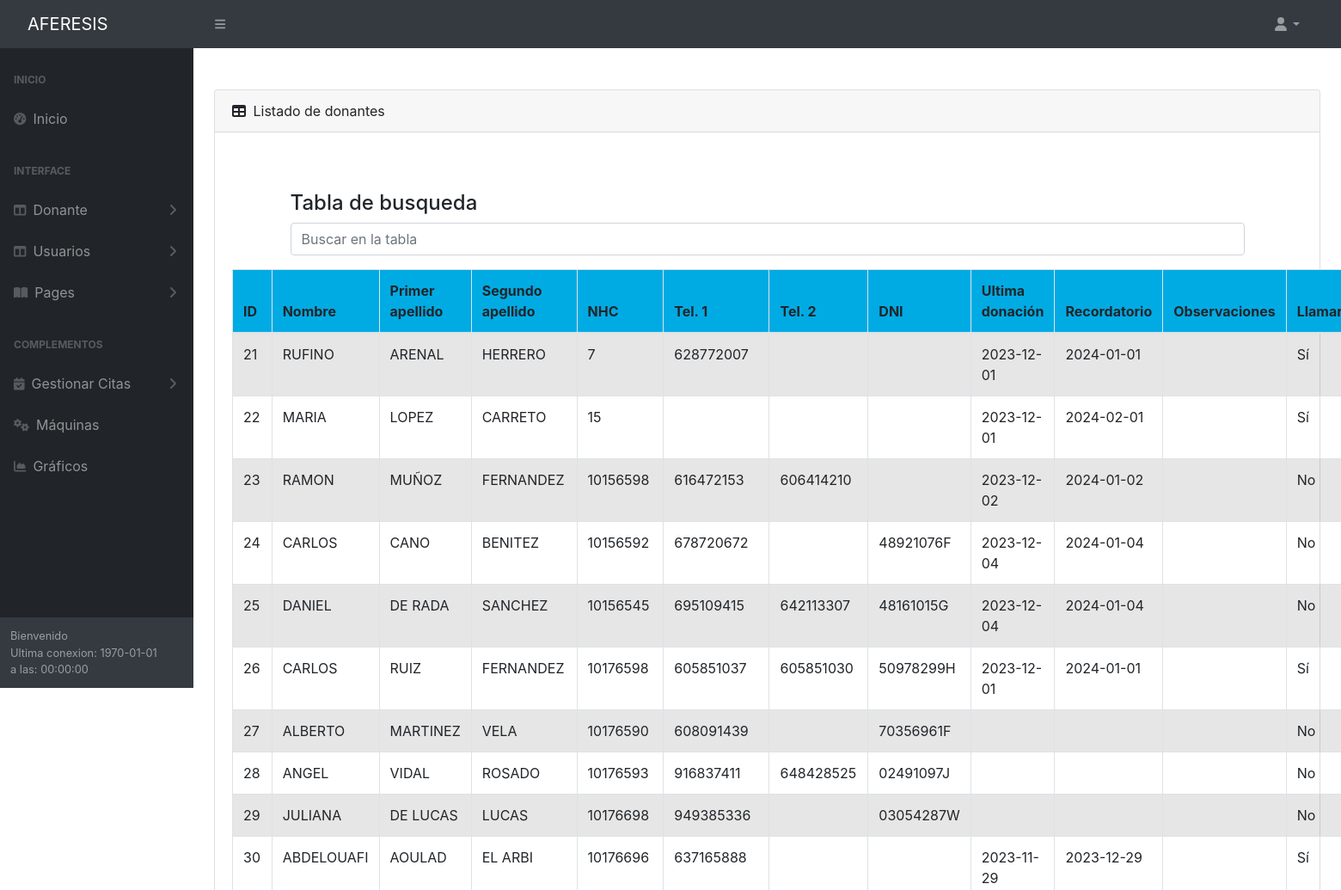
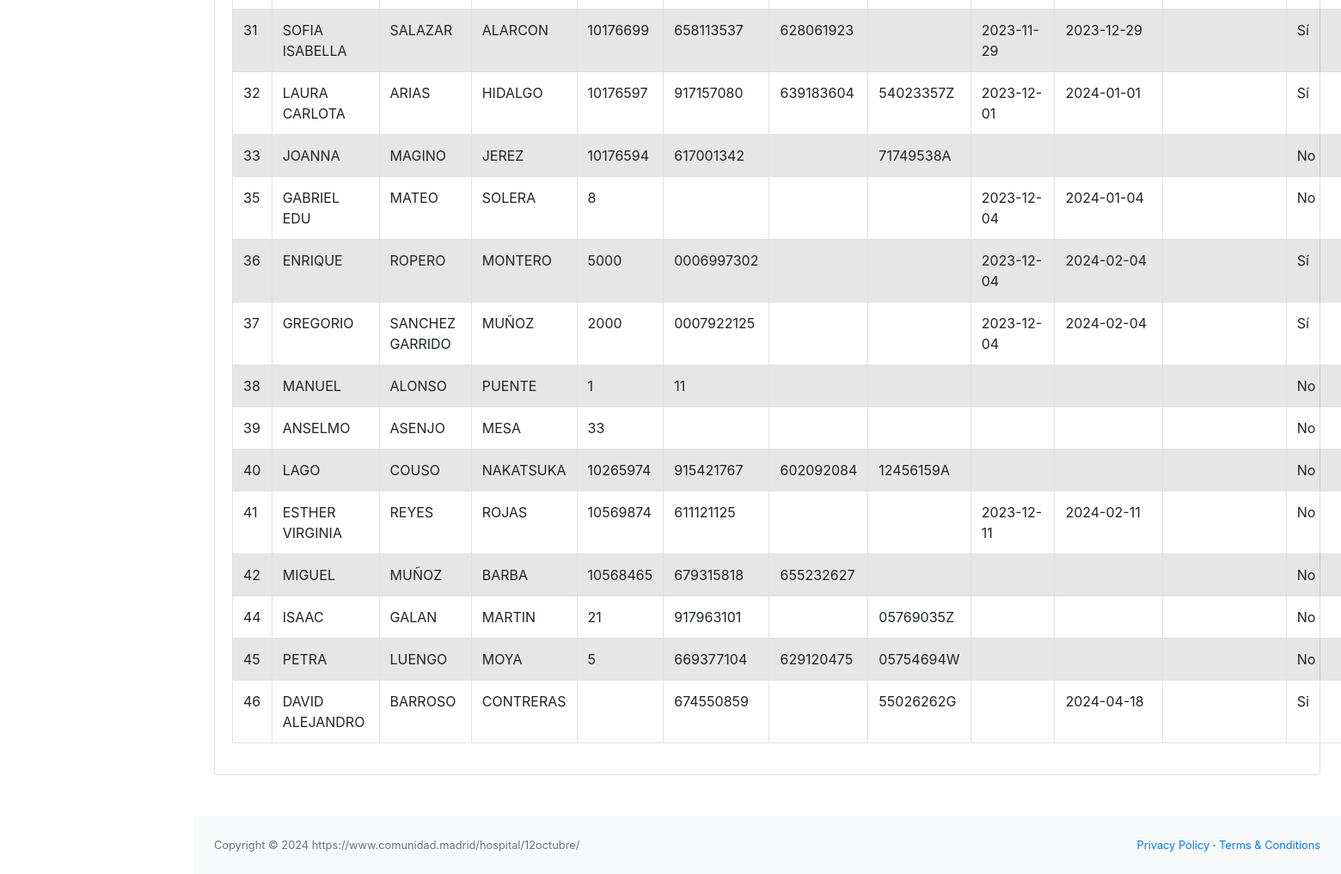
/listarDonantes.php, run on the app's committed database (2 pictures, top to bottom).
### tables this page shows
CREATE TABLE `donante` (
  `id_donante` int(11) NOT NULL,
  `nombre` varchar(255) DEFAULT NULL,
  `apellido1` varchar(255) DEFAULT NULL,
  `apellido2` varchar(255) DEFAULT NULL,
  `nhc` varchar(20) DEFAULT NULL,
  `telef1` varchar(100) DEFAULT NULL,
  `telef2` varchar(100) DEFAULT NULL,
  `dni` varchar(20) DEFAULT NULL,
  `ultima_donacion` date DEFAULT NULL,
  `recordatorio` varchar(255) DEFAULT NULL,
  `observaciones` varchar(255) DEFAULT NULL,
  `llamar` varchar(255) NOT NULL DEFAULT 'No',
  `cipa` varchar(255) DEFAULT NULL,
  `acepto_comunicacion` varchar(3) DEFAULT NULL,
  `fecha_nacimiento` date DEFAULT NULL,
  `citable` varchar(10) DEFAULT NULL
);

### config/Conexion.php (called while the page is built)
<?php
class Conexion{
    private $servername='localhost';
    private $username='clinicsys';
    private $password='_8Q(iaZL3y_HmMf7';
    private $dbname='clinicsys';
    private $conn;
    public function __construct(){
        try {
        $this->conn = new PDO("mysql:host=$this->servername; dbname=$this->dbname;charset=utf8",$this->username,$this->password);
        $this->conn->setAttribute(PDO::ATTR_ERRMODE, PDO::ERRMODE_EXCEPTION);
        } catch (PDOException $e) {
        echo "conexión fallida: ". $e->getMessage();
        }
    }
    public function getConexion(){
        return $this->conn;
    }
}

### Donante.php (the view, shortened to what this page needs)
<?php
class Donante
{
    private $pdo;
    public function __construct() {
        require_once "config/Conexion.php";
        $this->pdo = (new Conexion())->getConexion();
    }
    public function listarDonantesNew(){
        try {
            $sql = "SELECT id_donante, nombre, apellido1, apellido2, nhc, telef1, telef2, dni, ultima_donacion, recordatorio, observaciones, llamar, cipa, acepto_comunicacion, fecha_nacimiento, citable FROM donante";
            $stm = $this->pdo->prepare($sql);
            $stm->execute();
            $stm->setFetchMode(PDO::FETCH_ASSOC);
            if($stm->rowCount() > 0){
                echo "<table id='mitablaDonanteListar' class='table table-striped table-hover table-bordered'>
                <thead>
                <tr>
                    <th>ID</th>
                    <th>Nombre</th>
                    <th>Primer apellido</th>
                    <th>Segundo apellido</th>
                    <th>NHC</th>
                    <th>Tel. 1</th>
                    <th>Tel. 2</th>
                    <th>DNI</th>
                    <th>Ultima donación</th>
                    <th>Recordatorio</th>
                    <th>Observaciones</th>
                    <th>Llamar</th>
                    <th>Cipa</th>
                    <th>Acepto comunicación</th>
                    <th>Fecha nacimiento</th>
                    <th>Citable</th>
                </tr>
                </thead>";
                foreach ($stm->fetchAll() as $row) {
                    echo"<tr>
                                <td>".$row['id_donante']."</td>
                                <td>".$row['nombre']."</td>
                                <td>".$row['apellido1']."</td>
                                <td>".$row['apellido2']."</td>
                                <td>".$row['nhc']."</td>
                                <td>".$row['telef1']."</td>
                                <td>".$row['telef2']."</td>
                                <td>".$row['dni']."</td>
                                <td>".$row['ultima_donacion']."</td>
                                <td>".$row['recordatorio']."</td>
                                <td>".$row['observaciones']."</td>
                                <td>".$row['llamar']."</td>
                                <td>".$row['cipa']."</td>
                                <td>".$row['acepto_comunicacion']."</td>
                                <td>".$row['fecha_nacimiento']."</td>
                                <td>".$row['citable']."</td>
                        </tr>";
                }
                echo "</table>";
            }else{
                echo "No hay datos disponibles";
            }
           } catch (PDOException $e) {
            echo "Error en la consulta: ". $e->getMessage();
           }
    }
}

### includes/header.php (shortened to what this page needs)
<!DOCTYPE html>
<html lang="en">
    <head>
        <link href="https://cdn.jsdelivr.net/npm/simple-datatables@7.1.2/dist/style.min.css" rel="stylesheet" />
        <link href="css/styles.css" rel="stylesheet" />
        <link rel="stylesheet" href="https://maxcdn.bootstrapcdn.com/bootstrap/4.5.2/css/bootstrap.min.css">
         <link rel="stylesheet" href="https://cdn.datatables.net/1.10.21/css/jquery.dataTables.min.css">
    </head>
    <body class="sb-nav-fixed" >
        <nav class="sb-topnav navbar navbar-expand navbar-dark bg-dark">
            <a class="navbar-brand ps-3" href="inicio.php">AFERESIS</a>
            <button class="btn btn-link btn-sm order-1 order-lg-0 me-4 me-lg-0" id="sidebarToggle" href="#!" title="Pantalla completa"><i class="fas fa-bars"></i></button>
            <ul class="navbar-nav ms-auto ms-md-0 me-3 me-lg-4 me-auto d-flex">
                <li class="nav-item dropdown">
                    <a class="nav-link dropdown-toggle" id="navbarDropdown" href="#" role="button" data-bs-toggle="dropdown" aria-expanded="false"><i class="fas fa-user fa-fw"></i></a>
                </li>
            </ul>
        </nav>

### includes/aside.php (shortened to what this page needs)
<div id="layoutSidenav">
            <div id="layoutSidenav_nav">
                <nav class="sb-sidenav accordion sb-sidenav-dark" id="sidenavAccordion">
                    <div class="sb-sidenav-menu">
                        <div class="nav">
                            <div class="sb-sidenav-menu-heading">Inicio</div>
                            <a class="nav-link" href="inicio.php">
                                <div class="sb-nav-link-icon"><i class="fas fa-tachometer-alt"></i></div>
                                Inicio
                            </a>
                            <div class="sb-sidenav-menu-heading">Interface</div>
                            <a class="nav-link collapsed" href="#" data-bs-toggle="collapse" data-bs-target="#collapseDonante" aria-expanded="false" aria-controls="collapseDonante">
                                <div class="sb-nav-link-icon"><i class="fas fa-columns"></i></div>
                                Donante
                                <div class="sb-sidenav-collapse-arrow"><i class="fas fa-angle-down"></i></div>
                            </a>
                            <a class="nav-link collapsed" href="#" data-bs-toggle="collapse" data-bs-target="#collapseUsuario" aria-expanded="false" aria-controls="collapseUsuario">
                                <div class="sb-nav-link-icon"><i class="fas fa-columns"></i></div>
                                Usuarios
                                <div class="sb-sidenav-collapse-arrow"><i class="fas fa-angle-down"></i></div>
                            </a>
                            <a class="nav-link collapsed" href="#" data-bs-toggle="collapse" data-bs-target="#collapsePages" aria-expanded="false" aria-controls="collapsePages">
                                <div class="sb-nav-link-icon"><i class="fas fa-book-open"></i></div>
                                Pages
                                <div class="sb-sidenav-collapse-arrow"><i class="fas fa-angle-down"></i></div>
                            </a>
                            <div class="sb-sidenav-menu-heading">Complementos</div>
                            <a class="nav-link collapsed" href="#" data-bs-toggle="collapse" data-bs-target="#collapseGestionarCita" aria-expanded="false" aria-controls="collapseGestionarCita">
                                <div class="sb-nav-link-icon"><i class="fas fa-calendar-check"></i></div>
                                Gestionar Citas
                                <div class="sb-sidenav-collapse-arrow"><i class="fas fa-angle-down"></i></div>
                            </a>
                                <a class="nav-link" href="opcionesMaquina.php">
                                    <div class="sb-nav-link-icon"><i class="fas fa-cogs"></i></div>
                                    Máquinas
                                </a>
                                <a class="nav-link" href="charts.php">
                                    <div class="sb-nav-link-icon"><i class="fas fa-chart-area"></i></div>
                                    Gráficos
                                </a>
                            </div>
                        </div>
                        <div class="sb-sidenav-footer">
                            <div class="small">Bienvenido
                                <?php
                                $hora = $_SESSION['ultimaCon'];
                                $fechaFormateada = date("Y-m-d", strtotime($hora));
                                echo "<br>Ultima conexion: " . $fechaFormateada;
                                $hora = $_SESSION['ultimaCon'];
                                $horaFormateada = date("H:i:s", strtotime($hora));
                                echo "<br> a las: " . $horaFormateada;
                                ?>
                        </div>
                    </div>
                </nav>
            </div>

### listarDonantes.php (shortened to what this page needs)
<?php
require_once 'includes/header.php';
require_once 'includes/aside.php';
require_once 'config/Conexion.php';
require_once 'Donante.php';
?>
<div id="layoutSidenav_content">
<main>
   <div class="container-fluid px-4 my-5">
       <div class="card mb-4">
           <div class="card-header">
               <i class="fas fa-table me-1"></i>
               Listado de donantes
           </div>
           <div class="card-body">
                <div class="container mt-5">
                    <h4>Tabla de busqueda</h4>
                    <input class="form-control mb-3" id="buscar" type="text" placeholder="Buscar en la tabla">
                </div>
                <?php
                $donante = new Donante();
                $donante->listarDonantesNew() ;
                ?>
           </div>
       </div>
   </div>
</main>
 <?php
 require_once 'includes/footer.php' ?>

### includes/footer.php (shortened to what this page needs)
                <footer class="py-4 bg-light mt-auto">
                    <div class="container-fluid px-4">
                        <div class="d-flex align-items-center justify-content-between small">
                            <div class="text-muted">Copyright &copy; 2024 https://www.comunidad.madrid/hospital/12octubre/ </div>
                            <div>
                                <a href="#">Privacy Policy</a>
                                &middot;
                                <a href="#">Terms &amp; Conditions</a>
                            </div>
                        </div>
                    </div>
                </footer>
        </div>
    </body>
</html>

### listarDonantes.php (style rules this page uses)
thead { background-color: #00ABE4 ; }
td { background-color: #E9F1FA ; }

### data on the page
donante: id_donante "21", nombre "RUFINO", apellido1 "ARENAL", apellido2 "HERRERO", nhc "7", telef1 "628772007", ultima_donacion "2023-12-01", recordatorio "2024-01-01", llamar "Sí"
donante: id_donante "22", nombre "MARIA", apellido1 "LOPEZ", apellido2 "CARRETO", nhc "15", ultima_donacion "2023-12-01", recordatorio "2024-02-01", llamar "Sí"
donante: id_donante "23", nombre "RAMON", apellido1 "MUÑOZ", apellido2 "FERNANDEZ", nhc "10156598", telef1 "616472153", telef2 "606414210", ultima_donacion "2023-12-02", recordatorio "2024-01-02", llamar "No"
donante: id_donante "24", nombre "CARLOS", apellido1 "CANO", apellido2 "BENITEZ", nhc "10156592", telef1 "678720672", dni "48921076F", ultima_donacion "2023-12-04", recordatorio "2024-01-04", llamar "No"
donante: id_donante "25", nombre "DANIEL", apellido1 "DE RADA", apellido2 "SANCHEZ", nhc "10156545", telef1 "695109415", telef2 "642113307", dni "48161015G", ultima_donacion "2023-12-04", recordatorio "2024-01-04", llamar "No"
donante: id_donante "26", nombre "CARLOS", apellido1 "RUIZ", apellido2 "FERNANDEZ", nhc "10176598", telef1 "605851037", telef2 "605851030", dni "50978299H", ultima_donacion "2023-12-01", recordatorio "2024-01-01", llamar "Sí"
donante: id_donante "27", nombre "ALBERTO", apellido1 "MARTINEZ", apellido2 "VELA", nhc "10176590", telef1 "608091439", dni "70356961F", llamar "No"
donante: id_donante "28", nombre "ANGEL", apellido1 "VIDAL", apellido2 "ROSADO", nhc "10176593", telef1 "916837411", telef2 "648428525", dni "02491097J", llamar "No"
donante: id_donante "29", nombre "JULIANA", apellido1 "DE LUCAS", apellido2 "LUCAS", nhc "10176698", telef1 "949385336", dni "03054287W", llamar "No"
donante: id_donante "30", nombre "ABDELOUAFI", apellido1 "AOULAD", apellido2 "EL ARBI", nhc "10176696", telef1 "637165888", ultima_donacion "2023-11-29", recordatorio "2023-12-29", llamar "Sí"
donante: id_donante "31", nombre "SOFIA ISABELLA", apellido1 "SALAZAR", apellido2 "ALARCON", nhc "10176699", telef1 "658113537", telef2 "628061923", ultima_donacion "2023-11-29", recordatorio "2023-12-29", llamar "Sí"
donante: id_donante "32", nombre "LAURA CARLOTA", apellido1 "ARIAS", apellido2 "HIDALGO", nhc "10176597", telef1 "917157080", telef2 "639183604", dni "54023357Z", ultima_donacion "2023-12-01", recordatorio "2024-01-01", llamar "Sí"
donante: id_donante "33", nombre "JOANNA", apellido1 "MAGINO", apellido2 "JEREZ", nhc "10176594", telef1 "617001342", dni "71749538A", llamar "No"
donante: id_donante "35", nombre "GABRIEL EDU", apellido1 "MATEO", apellido2 "SOLERA", nhc "8", ultima_donacion "2023-12-04", recordatorio "2024-01-04", llamar "No"
donante: id_donante "36", nombre "ENRIQUE", apellido1 "ROPERO", apellido2 "MONTERO", nhc "5000", telef1 "0006997302", ultima_donacion "2023-12-04", recordatorio "2024-02-04", llamar "Sí"
donante: id_donante "37", nombre "GREGORIO", apellido1 "SANCHEZ GARRIDO", apellido2 "MUÑOZ", nhc "2000", telef1 "0007922125", ultima_donacion "2023-12-04", recordatorio "2024-02-04", llamar "Sí"
donante: id_donante "38", nombre "MANUEL", apellido1 "ALONSO", apellido2 "PUENTE", nhc "1", telef1 "11", llamar "No"
donante: id_donante "39", nombre "ANSELMO", apellido1 "ASENJO", apellido2 "MESA", nhc "33", llamar "No"
donante: id_donante "40", nombre "LAGO", apellido1 "COUSO", apellido2 "NAKATSUKA", nhc "10265974", telef1 "915421767", telef2 "602092084", dni "12456159A", llamar "No"
donante: id_donante "41", nombre "ESTHER VIRGINIA", apellido1 "REYES", apellido2 "ROJAS", nhc "10569874", telef1 "611121125", ultima_donacion "2023-12-11", recordatorio "2024-02-11", llamar "No"
donante: id_donante "42", nombre "MIGUEL", apellido1 "MUÑOZ", apellido2 "BARBA", nhc "10568465", telef1 "679315818", telef2 "655232627", llamar "No"
donante: id_donante "44", nombre "ISAAC", apellido1 "GALAN", apellido2 "MARTIN", nhc "21", telef1 "917963101", dni "05769035Z", llamar "No"
donante: id_donante "45", nombre "PETRA", apellido1 "LUENGO", apellido2 "MOYA", nhc "5", telef1 "669377104", telef2 "629120475", dni "05754694W", llamar "No"
donante: id_donante "46", nombre "DAVID ALEJANDRO", apellido1 "BARROSO", apellido2 "CONTRERAS", telef1 "674550859", dni "55026262G", recordatorio "2024-04-18", llamar "Si"

### other printed values
$fechaFormateada "1970-01-01"
$horaFormateada "00:00:00"
